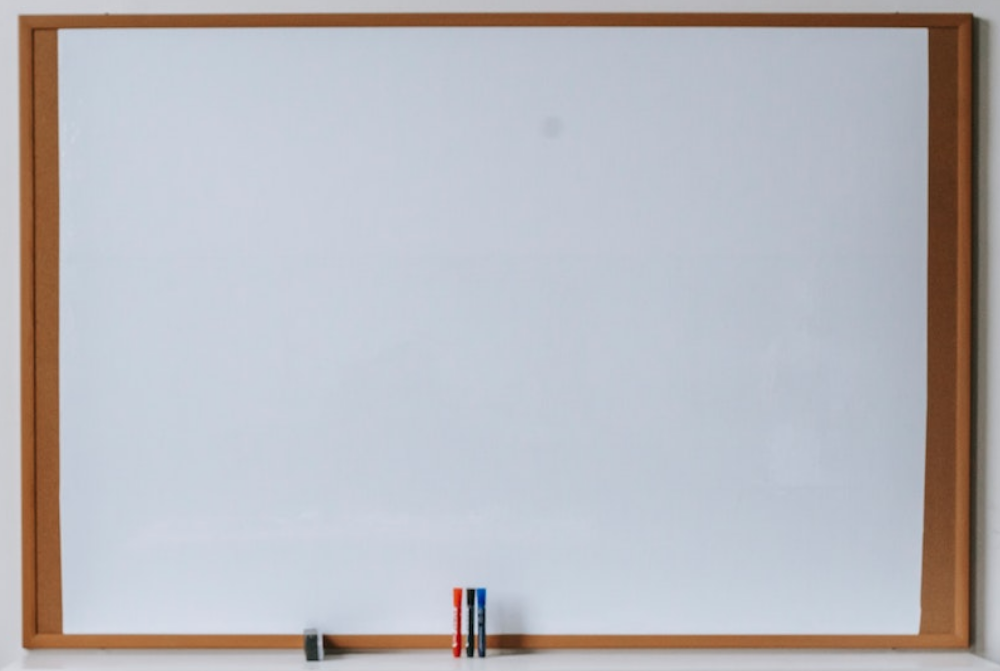
#> input picture data/whiteboard.png, 1000 x 671 px
$ python draw.py
#> lines starting #> are read from the running program, lines starting #| are printed output that depends on the picture
import cv2
import os
import numpy as np

img = cv2.imread(os.path.join("data", "whiteboard.png"))
#> img is the input picture: shape (671, 1000, 3); mean B, G, R 189.1, 184, 184.2

#line
cv2.line(img, (61,31), (918,631), (0,0,0), 2)

#rectangle
cv2.rectangle(img, (100,100), (200,400), (255,0,0), 7)

#circle
cv2.circle(img, (300,300), 50, (0,0,255), -1)

#text
cv2.putText(img, "Hello, OpenCV!", (300, 100), cv2.FONT_HERSHEY_COMPLEX_SMALL, 1, (255,70,155), 1)
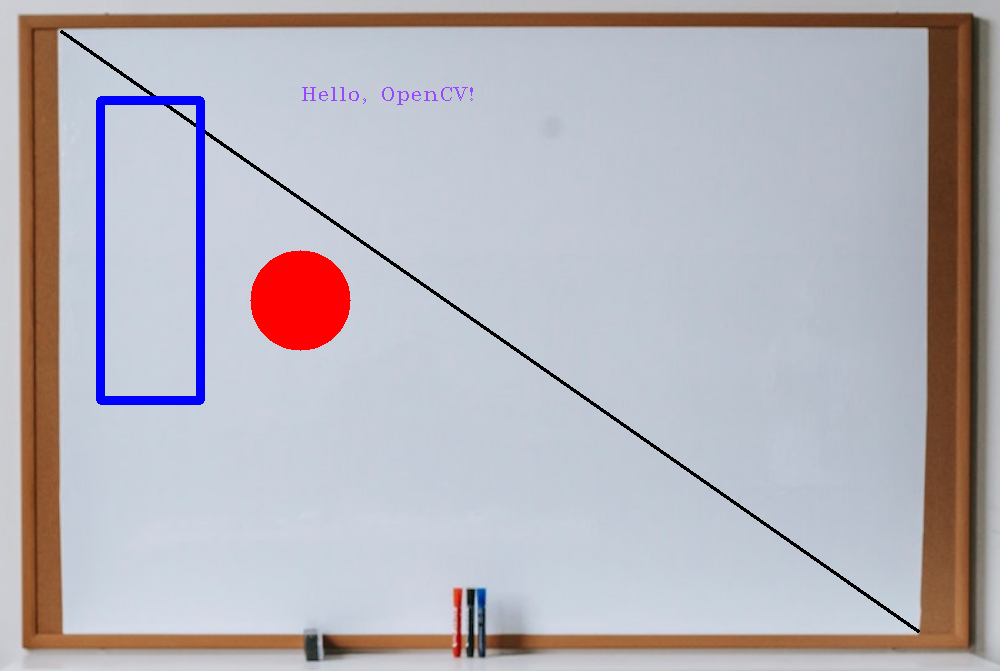
#> img: shape (671, 1000, 3); mean B, G, R 185.9, 178.2, 181.7

img = cv2.GaussianBlur(img, (5,5), 0)

cv2.imshow("Image", img)
waitKey = cv2.waitKey(0)
#> (key Esc is pressed here)
